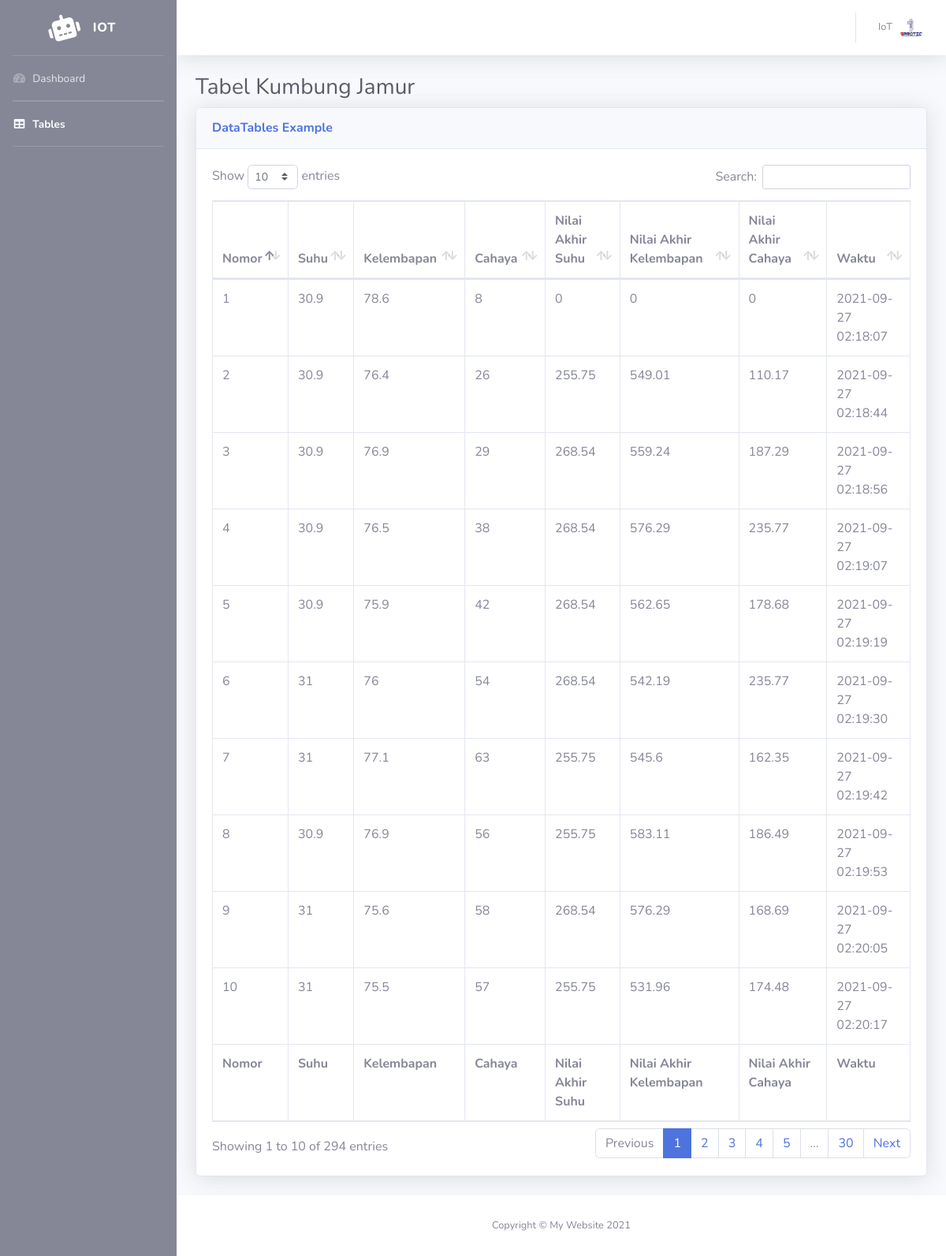
/tables.php, run on the app's committed database.
### tables this page shows
CREATE TABLE `pemantauan` (
  `id` int(11) NOT NULL,
  `suhu` float NOT NULL,
  `kelembapan` float NOT NULL,
  `cahaya` int(11) NOT NULL,
  `suhu_d` float NOT NULL,
  `kelembapan_d` float NOT NULL,
  `cahaya_d` float NOT NULL,
  `timestamp` timestamp NOT NULL DEFAULT current_timestamp() ON UPDATE current_timestamp()
);

### tables.php (the view, shortened to what this page needs)
<?php
require ("db/koneksi.php");
?>
<!DOCTYPE html>
<html lang="en">
<head>
    <link href="vendor/fontawesome-free/css/all.min.css" rel="stylesheet" type="text/css">
    <link href="css/sb-admin-2.min.css" rel="stylesheet">
    <link href="vendor/datatables/dataTables.bootstrap4.min.css" rel="stylesheet">
</head>
<body id="page-top">
    <div id="wrapper">
        <ul class="navbar-nav bg-secondary sidebar sidebar-dark accordion" id="accordionSidebar">
            <a class="sidebar-brand d-flex align-items-center justify-content-center" href="index.php">
                <div class="sidebar-brand-icon rotate-n-15">
                    <i class="fas fa-robot"></i>
                </div>
                <div class="sidebar-brand-text mx-3">IOT</div>
            </a>
            <hr class="sidebar-divider my-0">
            <li class="nav-item">
                <a class="nav-link" href="index.php">
                    <i class="fas fa-fw fa-tachometer-alt"></i>
                    <span>Dashboard</span></a>
            </li>
            <hr class="sidebar-divider my-0">
            <hr class="sidebar-divider my-0">
            <li class="nav-item active">
                <a class="nav-link" href="tables.php">
                    <i class="fas fa-fw fa-table"></i>
                    <span>Tables</span></a>
            </li>
            <hr class="sidebar-divider d-none d-md-block">
        </ul>
        <div id="content-wrapper" class="d-flex flex-column">
            <div id="content">
                <nav class="navbar navbar-expand navbar-light bg-white topbar mb-4 static-top shadow">
                    <ul class="navbar-nav ml-auto">
                        <li class="nav-item dropdown no-arrow">
                            <a class="nav-link dropdown-toggle" href="#" id="userDropdown" role="button"
                                data-toggle="dropdown" aria-haspopup="true" aria-expanded="false">
                                <span class="mr-2 d-none d-lg-inline text-gray-600 small">IoT</span>
                                <img class="img-profile rounded-circle"
                                    src="img/bprotic.ico">
                            </a>
                        </li>
                    </ul>
                </nav>
                <div class="container-fluid">
                    <h1 class="h3 mb-2 text-gray-800">Tabel Kumbung Jamur</h1>
                    <div class="card shadow mb-4">
                        <div class="card-header py-3">
                            <h6 class="m-0 font-weight-bold text-primary">DataTables Example</h6>
                        </div>
                        <div class="card-body">
                            <div class="table-responsive">
                                <table class="table table-bordered" id="dataTable" width="100%" cellspacing="0">
                                    <thead>
                                        <tr>
                                            <th>Nomor</th>
                                            <th>Suhu</th>
                                            <th>Kelembapan</th>
                                            <th>Cahaya</th>
                                            <th>Nilai Akhir Suhu</th>
                                            <th>Nilai Akhir Kelembapan</th>
                                            <th>Nilai Akhir Cahaya</th>
                                            <th>Waktu</th>
                                        </tr>
                                    </thead>
                                    <tfoot>
                                        <tr>
                                            <th>Nomor</th>
                                            <th>Suhu</th>
                                            <th>Kelembapan</th>
                                            <th>Cahaya</th>
                                            <th>Nilai Akhir Suhu</th>
                                            <th>Nilai Akhir Kelembapan</th>
                                            <th>Nilai Akhir Cahaya</th>
                                            <th>Waktu</th>
                                        </tr>
                                    </tfoot>
                                    <tbody>
                                    <?php
                                    $query = mysqli_query($konek, "SELECT * FROM pemantauan");
                                    while ($row = mysqli_fetch_array($query)) {
                                    ?>
                                            <tr>
                                            <td><?php echo $row['id'] ?></td>
                                            <td><?php echo $row['suhu'] ?></td>
                                            <td><?php echo $row['kelembapan'] ?></td>
                                            <td><?php echo $row['cahaya'] ?></td>
                                            <td><?php echo $row['suhu_d'] ?></td>
                                            <td><?php echo $row['kelembapan_d'] ?></td>
                                            <td><?php echo $row['cahaya_d'] ?></td>
                                            <td><?php echo $row['timestamp'] ?></td>
                                        </tr>
                                        <?php } ?>
                                    </tbody>
                                </table>
                            </div>
                        </div>
                    </div>
                </div>
            </div>
            <footer class="sticky-footer bg-white">
                <div class="container my-auto">
                    <div class="copyright text-center my-auto">
                        <span>Copyright &copy; My Website 2021</span>
                    </div>
                </div>
            </footer>
        </div>
    </div>
</body>
</html>

### data on the page
pemantauan: id "1", suhu "30.9", kelembapan "78.6", cahaya "8", suhu_d "0", kelembapan_d "0", cahaya_d "0", timestamp "2021-09-27 02:18:07"
pemantauan: id "2", suhu "30.9", kelembapan "76.4", cahaya "26", suhu_d "255.75", kelembapan_d "549.01", cahaya_d "110.17", timestamp "2021-09-27 02:18:44"
pemantauan: id "3", suhu "30.9", kelembapan "76.9", cahaya "29", suhu_d "268.54", kelembapan_d "559.24", cahaya_d "187.29", timestamp "2021-09-27 02:18:56"
pemantauan: id "4", suhu "30.9", kelembapan "76.5", cahaya "38", suhu_d "268.54", kelembapan_d "576.29", cahaya_d "235.77", timestamp "2021-09-27 02:19:07"
pemantauan: id "5", suhu "30.9", kelembapan "75.9", cahaya "42", suhu_d "268.54", kelembapan_d "562.65", cahaya_d "178.68", timestamp "2021-09-27 02:19:19"
pemantauan: id "6", suhu "31", kelembapan "76", cahaya "54", suhu_d "268.54", kelembapan_d "542.19", cahaya_d "235.77", timestamp "2021-09-27 02:19:30"
pemantauan: id "7", suhu "31", kelembapan "77.1", cahaya "63", suhu_d "255.75", kelembapan_d "545.6", cahaya_d "162.35", timestamp "2021-09-27 02:19:42"
pemantauan: id "8", suhu "30.9", kelembapan "76.9", cahaya "56", suhu_d "255.75", kelembapan_d "583.11", cahaya_d "186.49", timestamp "2021-09-27 02:19:53"
pemantauan: id "9", suhu "31", kelembapan "75.6", cahaya "58", suhu_d "268.54", kelembapan_d "576.29", cahaya_d "168.69", timestamp "2021-09-27 02:20:05"
pemantauan: id "10", suhu "31", kelembapan "75.5", cahaya "57", suhu_d "255.75", kelembapan_d "531.96", cahaya_d "174.48", timestamp "2021-09-27 02:20:17"
